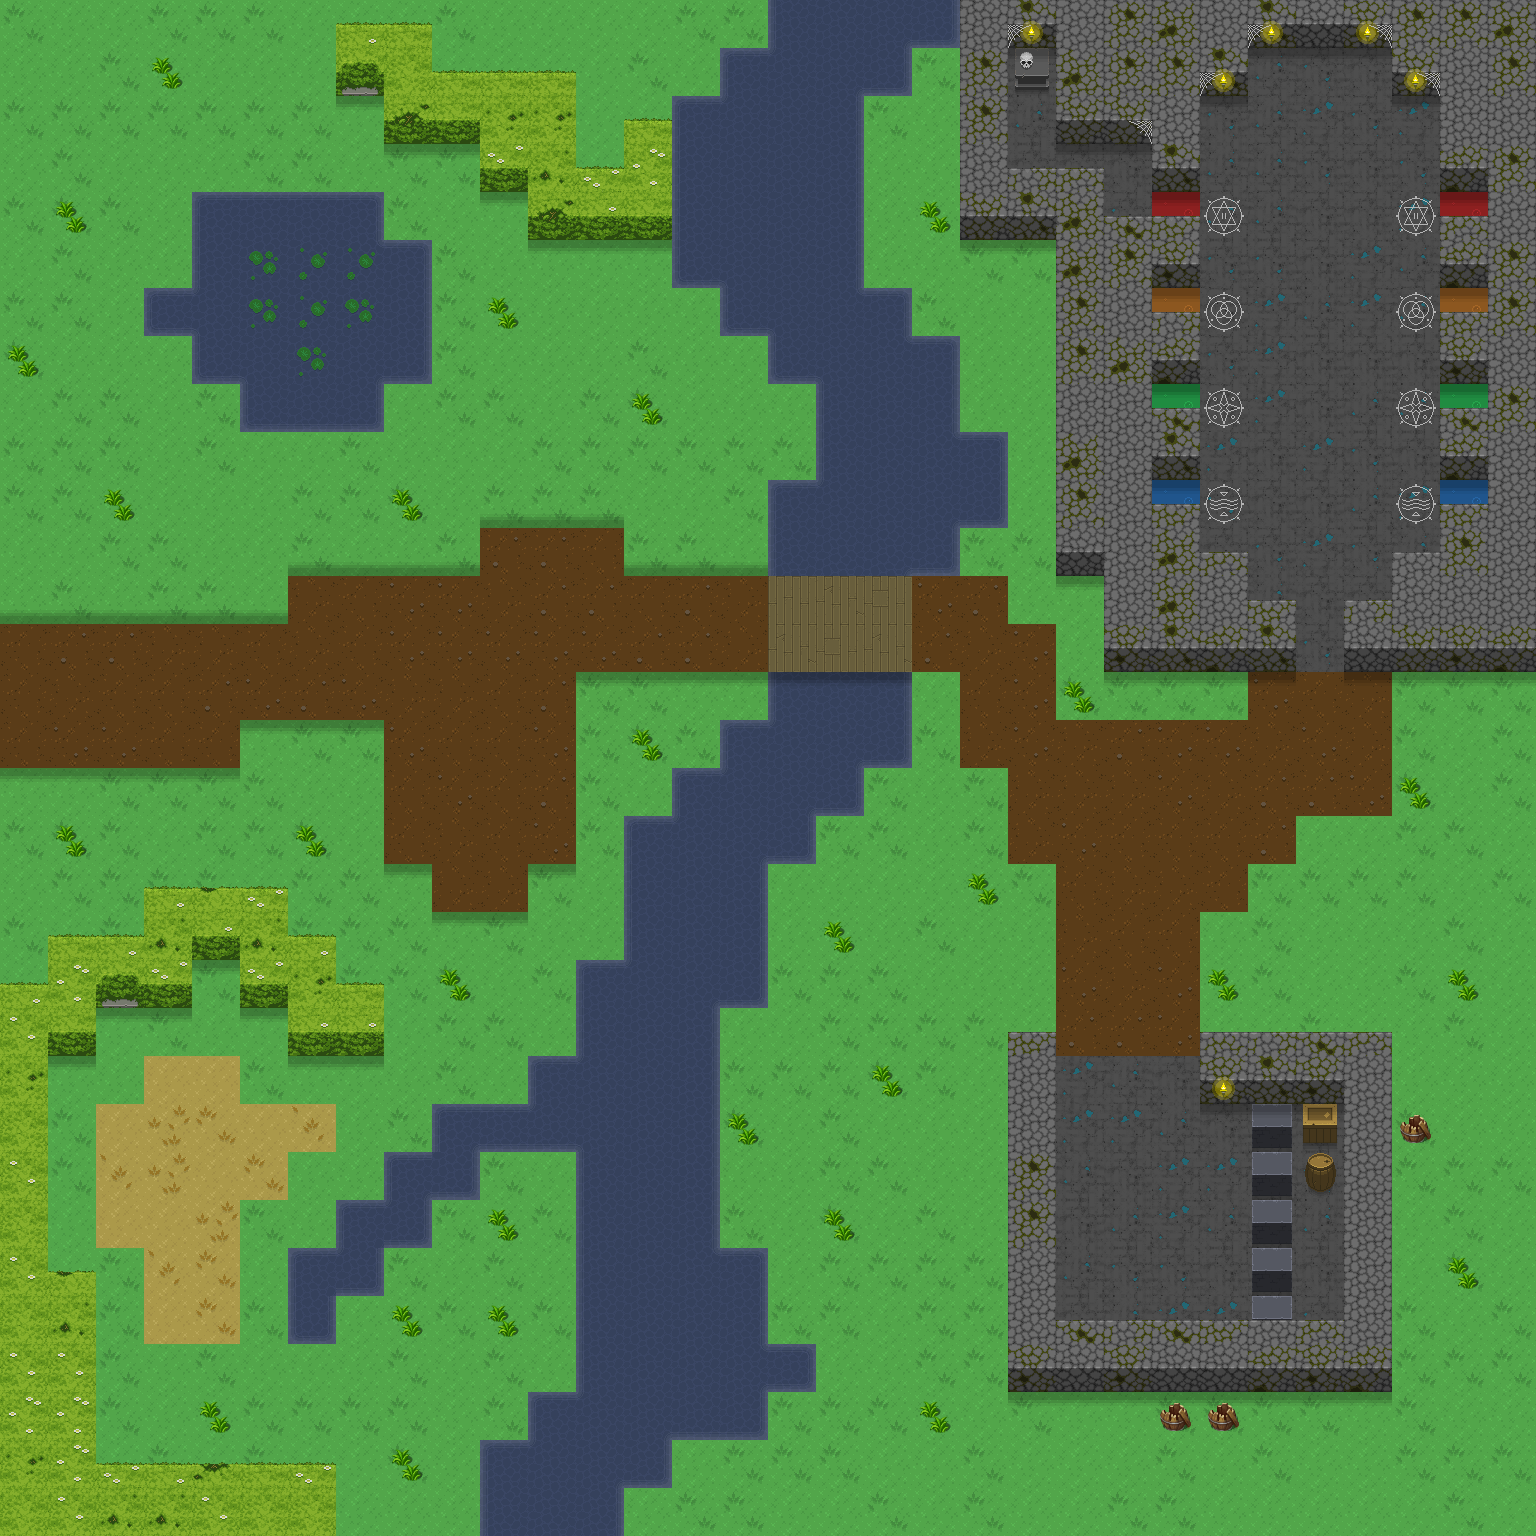

The image is a tile-based game level rendered from a .tmx file. Its description and source (layers, tilesets, objects; grid data summarised) follow:
An orthogonal 32x32 tile map with 48x48 px tiles, 10 tile layers (floor, floor 2, water_edges, props, ...) and 20 objects (8x MARK OF FIRE, 3x FRIENDLY, WINGED BOOTS, MERCHANT_WER).

<map version="1.10" tiledversion="1.11.0" orientation="orthogonal" renderorder="right-down" width="32" height="32" tilewidth="48" tileheight="48" infinite="0" nextlayerid="16" nextobjectid="53">
 <properties>
  <property name="startX" value="1" />
  <property name="startY" value="16" />
 </properties>
 <tileset firstgid="1" name="terrain" tilewidth="48" tileheight="48" tilecount="760" columns="20">
  <image source="uf_terrain.png" width="960" height="1824" />
  <tile id="115">
   <animation>
    <frame tileid="115" duration="500" />
    <frame tileid="116" duration="500" />
    <frame tileid="117" duration="500" />
    <frame tileid="118" duration="500" />
   </animation>
  </tile>
  <tile id="135">
   <animation>
    <frame tileid="135" duration="500" />
    <frame tileid="136" duration="500" />
    <frame tileid="137" duration="500" />
    <frame tileid="138" duration="500" />
   </animation>
  </tile>
  <tile id="155">
   <animation>
    <frame tileid="155" duration="500" />
    <frame tileid="156" duration="500" />
    <frame tileid="157" duration="500" />
    <frame tileid="158" duration="500" />
   </animation>
  </tile>
  <tile id="175">
   <animation>
    <frame tileid="175" duration="500" />
    <frame tileid="176" duration="500" />
    <frame tileid="177" duration="500" />
    <frame tileid="178" duration="500" />
   </animation>
  </tile>
  <tile id="195">
   <animation>
    <frame tileid="195" duration="300" />
    <frame tileid="196" duration="300" />
    <frame tileid="197" duration="300" />
    <frame tileid="198" duration="300" />
   </animation>
  </tile>
  <tile id="215">
   <animation>
    <frame tileid="215" duration="500" />
    <frame tileid="216" duration="500" />
    <frame tileid="217" duration="500" />
    <frame tileid="218" duration="500" />
   </animation>
  </tile>
  <tile id="435">
   <animation>
    <frame tileid="435" duration="300" />
    <frame tileid="436" duration="300" />
    <frame tileid="437" duration="300" />
    <frame tileid="438" duration="300" />
   </animation>
  </tile>
  <tile id="455">
   <animation>
    <frame tileid="455" duration="300" />
    <frame tileid="456" duration="300" />
    <frame tileid="457" duration="300" />
    <frame tileid="458" duration="300" />
   </animation>
  </tile>
  <tile id="475">
   <animation>
    <frame tileid="475" duration="300" />
    <frame tileid="476" duration="300" />
    <frame tileid="477" duration="300" />
    <frame tileid="478" duration="300" />
   </animation>
  </tile>
  <tile id="495">
   <animation>
    <frame tileid="495" duration="300" />
    <frame tileid="496" duration="300" />
    <frame tileid="497" duration="300" />
    <frame tileid="498" duration="300" />
   </animation>
  </tile>
  <tile id="515">
   <animation>
    <frame tileid="515" duration="300" />
    <frame tileid="516" duration="300" />
    <frame tileid="517" duration="300" />
    <frame tileid="518" duration="300" />
   </animation>
  </tile>
  <tile id="535">
   <animation>
    <frame tileid="535" duration="300" />
    <frame tileid="536" duration="300" />
    <frame tileid="537" duration="300" />
    <frame tileid="538" duration="300" />
   </animation>
  </tile>
  <tile id="555">
   <animation>
    <frame tileid="555" duration="300" />
    <frame tileid="556" duration="300" />
    <frame tileid="557" duration="300" />
    <frame tileid="558" duration="300" />
   </animation>
  </tile>
  <tile id="575">
   <animation>
    <frame tileid="575" duration="300" />
    <frame tileid="576" duration="300" />
    <frame tileid="577" duration="300" />
    <frame tileid="578" duration="300" />
   </animation>
  </tile>
  <tile id="621">
   <animation>
    <frame tileid="621" duration="300" />
    <frame tileid="622" duration="300" />
   </animation>
  </tile>
  <tile id="644">
   <animation>
    <frame tileid="644" duration="200" />
    <frame tileid="645" duration="200" />
   </animation>
  </tile>
  <tile id="664">
   <animation>
    <frame tileid="664" duration="200" />
    <frame tileid="665" duration="200" />
   </animation>
  </tile>
  <tile id="672">
   <animation>
    <frame tileid="672" duration="750" />
    <frame tileid="673" duration="750" />
   </animation>
  </tile>
  <tile id="674">
   <animation>
    <frame tileid="674" duration="750" />
    <frame tileid="675" duration="750" />
   </animation>
  </tile>
 </tileset>
 <layer id="1" name="floor" width="32" height="32">
  <data>[1024 cells, 728 non-empty, 17 distinct tile ids]</data>
 </layer>
 <layer id="2" name="floor 2" width="32" height="32">
  <data>[1024 cells, 188 non-empty, 9 distinct tile ids]</data>
 </layer>
 <layer id="5" name="water_edges" width="32" height="32">
  <data>[1024 cells, 116 non-empty, 8 distinct tile ids]</data>
 </layer>
 <layer id="3" name="props" width="32" height="32">
  <data>[1024 cells, 19 non-empty, 9 distinct tile ids]</data>
 </layer>
 <layer id="12" name="creature" width="32" height="32">
  <data>[1024 cells, 0 non-empty, 0 distinct tile ids]</data>
 </layer>
 <layer id="7" name="walls" width="32" height="32">
  <data>[1024 cells, 191 non-empty, 31 distinct tile ids]</data>
 </layer>
 <layer id="8" name="door" width="32" height="32">
  <data>[1024 cells, 0 non-empty, 0 distinct tile ids]</data>
 </layer>
 <layer id="9" name="torches" width="32" height="32">
  <data>[1024 cells, 13 non-empty, 3 distinct tile ids]</data>
 </layer>
 <layer id="10" name="webs" width="32" height="32">
  <data>[1024 cells, 6 non-empty, 2 distinct tile ids]</data>
 </layer>
 <layer id="6" name="shadows" width="32" height="32">
  <data>[1024 cells, 87 non-empty, 1 distinct tile ids]</data>
 </layer>
 <objectgroup id="15" name="messages">
  <object id="32" name="reward" type="WINGED BOOTS" x="1008" y="48" width="48" height="48">
   <properties>
    <property name="scenario" value="WER" />
   </properties>
  </object>
  <object id="39" name="itemRequired" type="MARK OF FIRE" x="1152" y="192" width="48" height="48">
   <properties>
    <property name="scenario" value="PMO" />
   </properties>
  </object>
  <object id="40" name="itemRequired" type="MARK OF FIRE" x="1152" y="288" width="48" height="48">
   <properties>
    <property name="scenario" value="PMO" />
   </properties>
  </object>
  <object id="41" name="itemRequired" type="MARK OF FIRE" x="1152" y="384" width="48" height="48">
   <properties>
    <property name="scenario" value="PMO" />
   </properties>
  </object>
  <object id="42" name="itemRequired" type="MARK OF FIRE" x="1440" y="192" width="48" height="48">
   <properties>
    <property name="scenario" value="PMO" />
   </properties>
  </object>
  <object id="43" name="itemRequired" type="MARK OF FIRE" x="1440" y="288" width="48" height="48">
   <properties>
    <property name="scenario" value="PMO" />
   </properties>
  </object>
  <object id="44" name="itemRequired" type="MARK OF FIRE" x="1440" y="384" width="48" height="48">
   <properties>
    <property name="scenario" value="PMO" />
   </properties>
  </object>
  <object id="45" name="itemRequired" type="MARK OF FIRE" x="1440" y="480" width="48" height="48">
   <properties>
    <property name="scenario" value="PMO" />
   </properties>
  </object>
  <object id="46" name="itemRequired" type="MARK OF FIRE" x="1152" y="480" width="48" height="48">
   <properties>
    <property name="scenario" value="PMO" />
   </properties>
  </object>
 </objectgroup>
 <objectgroup id="14" name="rooms" visible="0">
  <!-- 7 objects omitted --></objectgroup>
 <objectgroup id="11" name="people">
  <!-- 4 objects omitted --></objectgroup>
</map>
<!-- 11 of 20 objects omitted -->
